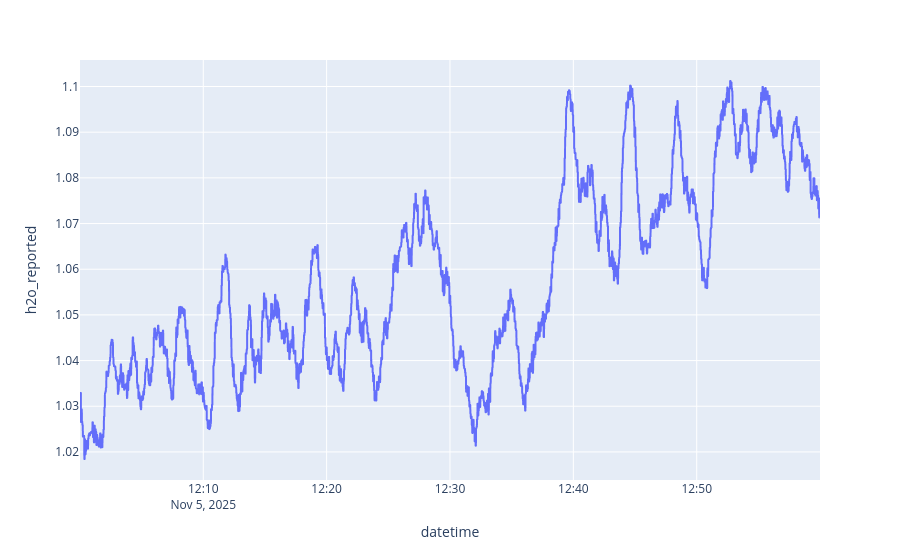
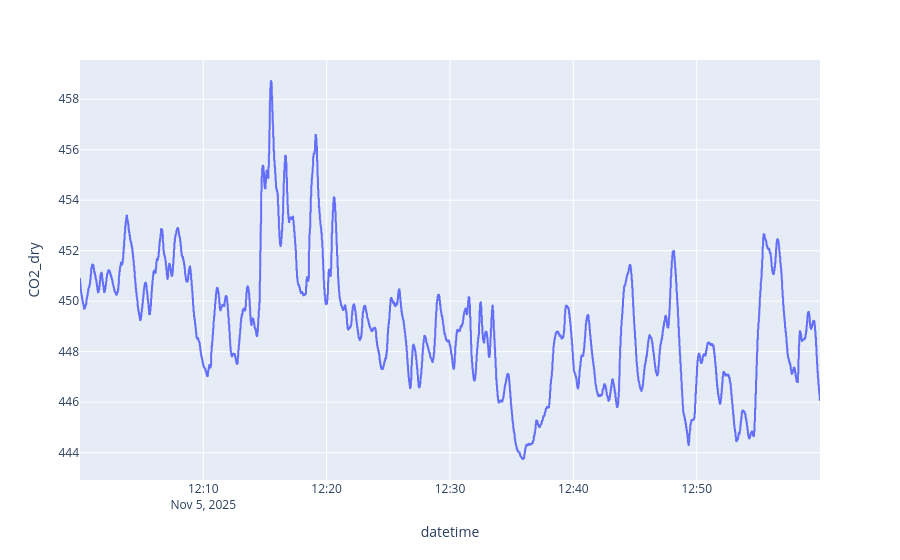
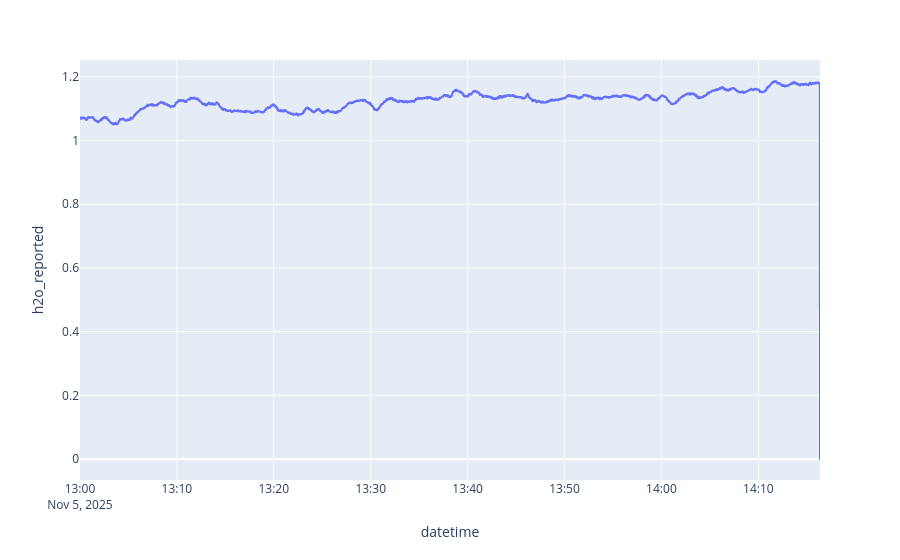
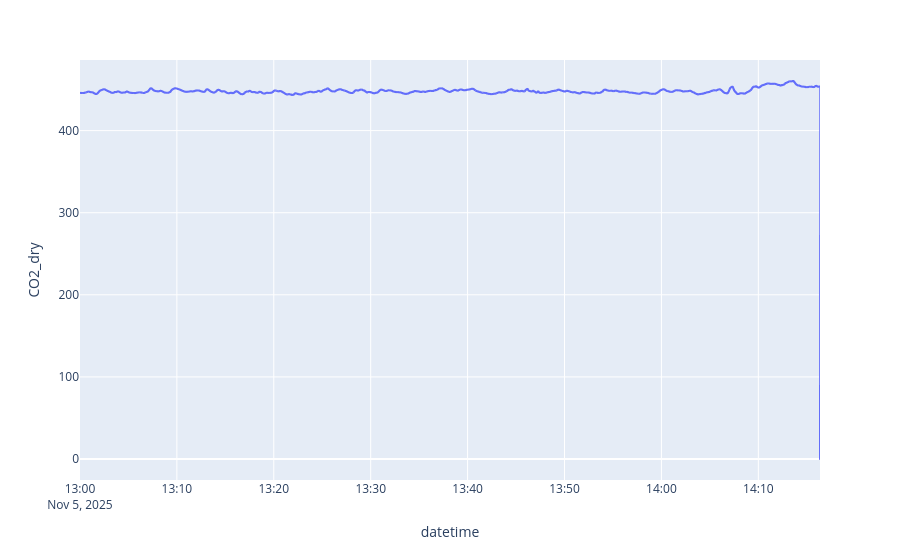

Here is the notebook cell these charts were saved with, in order:
### Code cell
# Plot Tool to tailor calibration times
id = 529
key = "05.11.2025"

low_start_date = calibration_times[str(id)][key]["low_start_date"]
low_end_date = calibration_times[str(id)][key]["low_end_date"]
high_start_date = calibration_times[str(id)][key]["high_start_date"]
high_end_date = calibration_times[str(id)][key]["high_end_date"]

plot_calibration_time(df_p_529, low_start_date, low_end_date, high_start_date, high_end_date)

### Figure 1 — Plotly figure (JSON) as saved in the notebook; plotly's stock layout.template omitted (floating-point values rounded to 4 significant figures; data arrays with more than 128 entries replaced by an {"elided": "..."} marker saying what was removed)
{"data": [{"hovertemplate": "datetime=%{x}<br>h2o_reported=%{y}<extra></extra>", "legendgroup": "", "line": {"color": "#636efa", "dash": "solid"}, "marker": {"symbol": "circle"}, "mode": "lines", "name": "", "showlegend": false, "type": "scattergl", "x": {"elided": "6208 str values"}, "xaxis": "x", "y": {"elided": "6208 float values"}, "yaxis": "y"}], "layout": {"legend": {"tracegroupgap": 0}, "margin": {"t": 60}, "xaxis": {"anchor": "y", "domain": [0, 1], "title": {"text": "datetime"}}, "yaxis": {"anchor": "x", "domain": [0, 1], "title": {"text": "h2o_reported"}}}}

### Figure 2 — Plotly figure (JSON) as saved in the notebook; plotly's stock layout.template omitted (floating-point values rounded to 4 significant figures; data arrays with more than 128 entries replaced by an {"elided": "..."} marker saying what was removed)
{"data": [{"hovertemplate": "datetime=%{x}<br>CO2_dry=%{y}<extra></extra>", "legendgroup": "", "line": {"color": "#636efa", "dash": "solid"}, "marker": {"symbol": "circle"}, "mode": "lines", "name": "", "showlegend": false, "type": "scattergl", "x": {"elided": "6208 str values"}, "xaxis": "x", "y": {"elided": "6208 float values"}, "yaxis": "y"}], "layout": {"legend": {"tracegroupgap": 0}, "margin": {"t": 60}, "xaxis": {"anchor": "y", "domain": [0, 1], "title": {"text": "datetime"}}, "yaxis": {"anchor": "x", "domain": [0, 1], "title": {"text": "CO2_dry"}}}}

### Figure 3 — Plotly figure (JSON) as saved in the notebook; plotly's stock layout.template omitted (floating-point values rounded to 4 significant figures; data arrays with more than 128 entries replaced by an {"elided": "..."} marker saying what was removed)
{"data": [{"hovertemplate": "datetime=%{x}<br>h2o_reported=%{y}<extra></extra>", "legendgroup": "", "line": {"color": "#636efa", "dash": "solid"}, "marker": {"symbol": "circle"}, "mode": "lines", "name": "", "showlegend": false, "type": "scattergl", "x": {"elided": "7908 str values"}, "xaxis": "x", "y": {"elided": "7908 float values"}, "yaxis": "y"}], "layout": {"legend": {"tracegroupgap": 0}, "margin": {"t": 60}, "xaxis": {"anchor": "y", "domain": [0, 1], "title": {"text": "datetime"}}, "yaxis": {"anchor": "x", "domain": [0, 1], "title": {"text": "h2o_reported"}}}}

### Figure 4 — Plotly figure (JSON) as saved in the notebook; plotly's stock layout.template omitted (floating-point values rounded to 4 significant figures; data arrays with more than 128 entries replaced by an {"elided": "..."} marker saying what was removed)
{"data": [{"hovertemplate": "datetime=%{x}<br>CO2_dry=%{y}<extra></extra>", "legendgroup": "", "line": {"color": "#636efa", "dash": "solid"}, "marker": {"symbol": "circle"}, "mode": "lines", "name": "", "showlegend": false, "type": "scattergl", "x": {"elided": "7908 str values"}, "xaxis": "x", "y": {"elided": "7908 float values"}, "yaxis": "y"}], "layout": {"legend": {"tracegroupgap": 0}, "margin": {"t": 60}, "xaxis": {"anchor": "y", "domain": [0, 1], "title": {"text": "datetime"}}, "yaxis": {"anchor": "x", "domain": [0, 1], "title": {"text": "CO2_dry"}}}}
